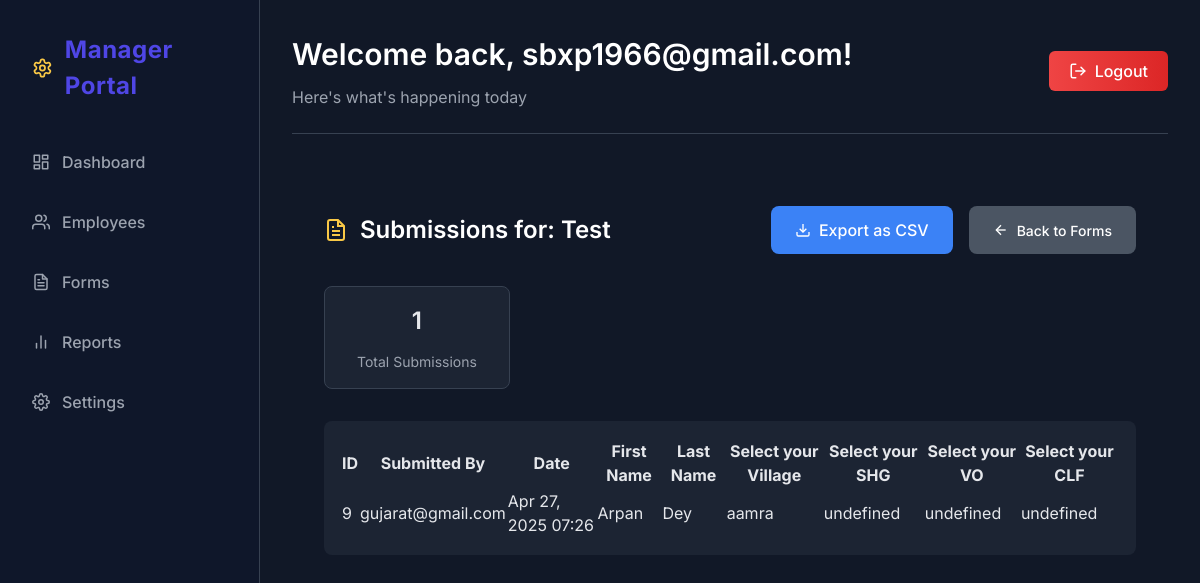
Before: /manager/forms/submissions/test/ (signed in) with the older database file.
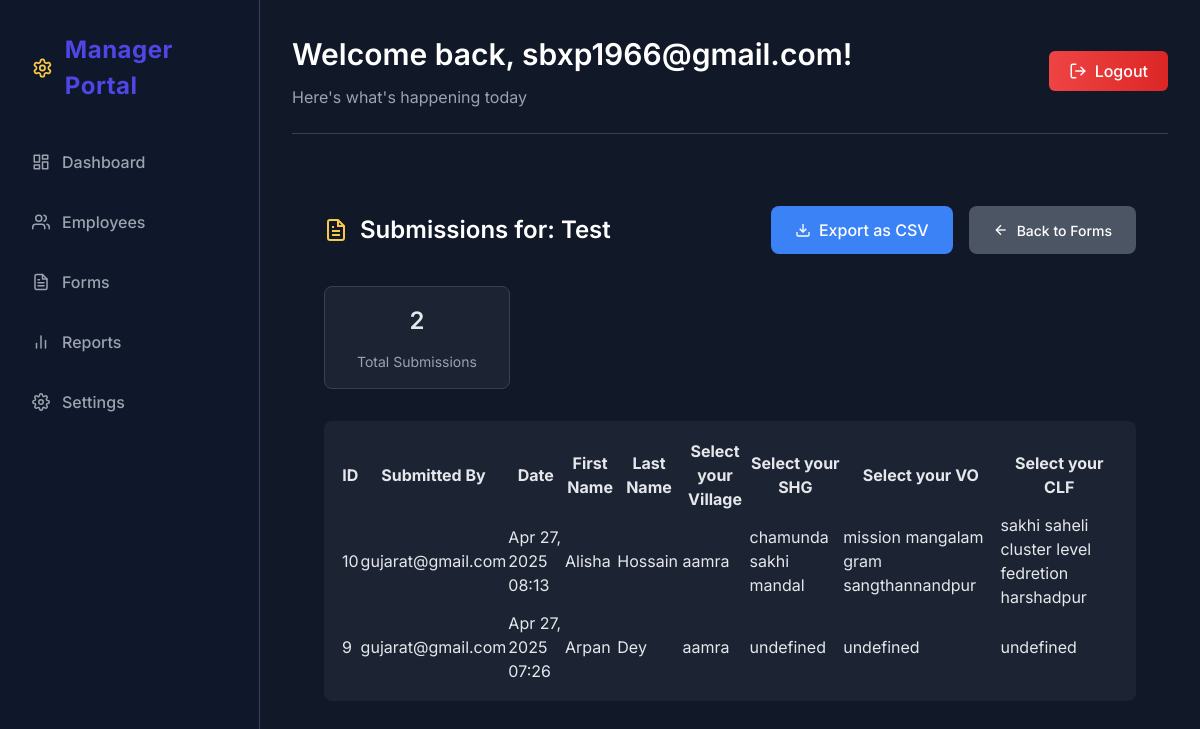
After: the same page with the newer database file.
### accounts/models.py (models this page shows, shortened)
class User(AbstractUser):
    ADMIN = 'admin'
    DISTRICT_EMPLOYEE = 'district_employee'
    BLOCK_EMPLOYEE = 'block_employee'
    ROLE_CHOICES = [
        (ADMIN, 'Admin'),
        (DISTRICT_EMPLOYEE, 'District Level Employee'),
        (BLOCK_EMPLOYEE, 'Block Level Employee'),
    ]
    username = None
    email = models.EmailField(_('email address'), unique=True)
    role = models.CharField(max_length=20, choices=ROLE_CHOICES, default=ADMIN)
    state = models.CharField(max_length=100, blank=True, null=True)
    district = models.CharField(max_length=100, blank=True, null=True)
    block = models.CharField(max_length=100, blank=True, null=True)
    id = models.AutoField(primary_key=True)
    phone_number = models.CharField(max_length=15, blank=True, null=True)
    USERNAME_FIELD = 'email'
    REQUIRED_FIELDS = []
    objects = CustomUserManager()

### form_builder/models.py (models this page shows, shortened)
class FormSubmission(models.Model):
    form = models.ForeignKey(Form, on_delete=models.CASCADE, related_name='submissions')
    employee = models.ForeignKey(User, on_delete=models.SET_NULL, null=True, blank=True, related_name='form_submissions')
    responses = models.TextField()
    created_at = models.DateTimeField(auto_now_add=True)

### managerdashboard/views.py (the view)
# urls.py: path('forms/submissions/<slug:slug>/', views.form_submissions, name='form_submissions'),
@login_required
@manager_required
def form_submissions(request, slug):
    try:
        form = Form.objects.get(slug=slug)
        if not request.user.is_superuser:
            messages.error(request, 'You do not have permission to view submissions for this form.')
            return redirect('managerdashboard:forms_list')
        submissions = FormSubmission.objects.filter(form=form).order_by('-created_at')
        form_fields = json.loads(form.fields) if form.fields else []
        field_labels = [field['label'] for field in form_fields]
        submissions_data = []
        for submission in submissions:
            responses = json.loads(submission.responses)
            submission_data = {
                'id': submission.id,
                'employee': submission.employee.email if submission.employee else 'Anonymous',
                'created_at': submission.created_at,
                'responses': responses
            }
            submissions_data.append(submission_data)
        context = {
            'form': form,
            'field_labels': field_labels,
            'submissions': submissions_data,
            'submissions_count': submissions.count(),
        }
        return render(request, 'managerdashboard/form_submissions.html', context)
    except Form.DoesNotExist:
        messages.error(request, 'Form not found.')
        return redirect('managerdashboard:forms_list')

### managerdashboard/templatetags/form_filters.py (called while the page is built)
@register.filter
def get_item(dictionary, key):
    return dictionary.get(key, '')

@register.filter
def is_list(value):
    return isinstance(value, list)

### templates/managerdashboard/form_submissions.html (shortened to what this page needs)
{% extends 'managerdashboard/base.html' %}
{% load static %}
{% load form_filters %}
{% block dashboard_content %}
<div class="submissions-container">
    <div class="page-header">
        <h2>
            Submissions for: {{ form.title }}
        </h2>
        <div class="header-actions">
            <a href="{% url 'managerdashboard:export_form_submissions' form.slug %}" class="btn-export">
                <svg xmlns="http://www.w3.org/2000/svg" width="16" height="16" viewBox="0 0 24 24" fill="none" stroke="currentColor" stroke-width="2">
                    <path d="M21 15v4a2 2 0 0 1-2 2H5a2 2 0 0 1-2-2v-4"></path>
                    <polyline points="7 10 12 15 17 10"></polyline>
                    <line x1="12" y1="15" x2="12" y2="3"></line>
                </svg>
                Export as CSV
            </a>
            <a href="{% url 'managerdashboard:forms_list' %}" class="btn-back">
                <svg xmlns="http://www.w3.org/2000/svg" width="16" height="16" viewBox="0 0 24 24" fill="none" stroke="currentColor" stroke-width="2">
                    <line x1="19" y1="12" x2="5" y2="12"></line>
                    <polyline points="12 19 5 12 12 5"></polyline>
                </svg>
                Back to Forms
            </a>
        </div>
    </div>
    <div class="submissions-stats">
        <div class="stat-pill">
            <span class="stat-value">{{ submissions_count }}</span>
            <span class="stat-label">Total Submissions</span>
        </div>
    </div>
    {% if submissions %}
    <div class="submissions-table-container">
        <table id="submissionsTable" class="display">
            <thead>
                <tr>
                    <th>ID</th>
                    <th>Submitted By</th>
                    <th>Date</th>
                    {% for label in field_labels %}
                    <th>{{ label }}</th>
                    {% endfor %}
                </tr>
            </thead>
            <tbody>
                {% for submission in submissions %}
                <tr>
                    <td>{{ submission.id }}</td>
                    <td>{{ submission.employee }}</td>
                    <td>{{ submission.created_at|date:"M d, Y H:i" }}</td>
                    {% for label in field_labels %}
                    <td>
                        {% if submission.responses|get_item:label|is_list %}
                            {{ submission.responses|get_item:label|join:", " }}
                        {% else %}
                            {{ submission.responses|get_item:label }}
                        {% endif %}
                    </td>
                    {% endfor %}
                </tr>
                {% endfor %}
            </tbody>
        </table>
    </div>
    {% endif %}
</div>
<link rel="stylesheet" type="text/css" href="https://cdn.datatables.net/1.11.5/css/jquery.dataTables.min.css">
{% endblock dashboard_content %}

Changed rows visible on the page:
added FormSubmission: created_at "Apr 27, 2025 08:13"
Other visible differences:
{{ submissions_count }}: "1" → "2"
new list line: "10 Alisha Hossain aamra chamunda sakhi mandal mission mangalam gram sangthannandpur sakhi saheli cluster level fedretion harshadpur"
new list line: "gujarat@gmail.com"
